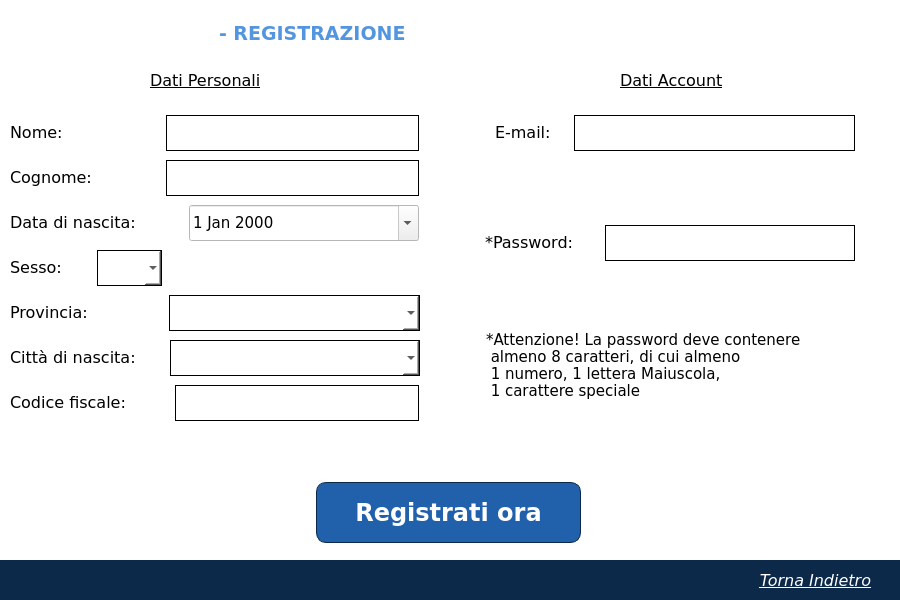
<?xml version="1.0" encoding="UTF-8"?>
<ui version="4.0">
 <class>registrazionePaziente</class>
 <widget class="QWidget" name="registrazionePaziente">
  <property name="geometry">
   <rect>
    <x>0</x>
    <y>0</y>
    <width>900</width>
    <height>600</height>
   </rect>
  </property>
  <property name="minimumSize">
   <size>
    <width>900</width>
    <height>600</height>
   </size>
  </property>
  <property name="maximumSize">
   <size>
    <width>900</width>
    <height>600</height>
   </size>
  </property>
  <property name="palette">
   <palette>
    <active>
     <colorrole role="Base">
      <brush brushstyle="SolidPattern">
       <color alpha="255">
        <red>255</red>
        <green>255</green>
        <blue>255</blue>
       </color>
      </brush>
     </colorrole>
     <colorrole role="Window">
      <brush brushstyle="SolidPattern">
       <color alpha="255">
        <red>255</red>
        <green>255</green>
        <blue>255</blue>
       </color>
      </brush>
     </colorrole>
    </active>
    <inactive>
     <colorrole role="Base">
      <brush brushstyle="SolidPattern">
       <color alpha="255">
        <red>255</red>
        <green>255</green>
        <blue>255</blue>
       </color>
      </brush>
     </colorrole>
     <colorrole role="Window">
      <brush brushstyle="SolidPattern">
       <color alpha="255">
        <red>255</red>
        <green>255</green>
        <blue>255</blue>
       </color>
      </brush>
     </colorrole>
    </inactive>
    <disabled>
     <colorrole role="Base">
      <brush brushstyle="SolidPattern">
       <color alpha="255">
        <red>255</red>
        <green>255</green>
        <blue>255</blue>
       </color>
      </brush>
     </colorrole>
     <colorrole role="Window">
      <brush brushstyle="SolidPattern">
       <color alpha="255">
        <red>255</red>
        <green>255</green>
        <blue>255</blue>
       </color>
      </brush>
     </colorrole>
    </disabled>
   </palette>
  </property>
  <property name="font">
   <font>
    <family>Verdana</family>
    <pointsize>12</pointsize>
    <weight>75</weight>
    <bold>true</bold>
   </font>
  </property>
  <property name="mouseTracking">
   <bool>false</bool>
  </property>
  <property name="windowTitle">
   <string>Clinica Casa Alfredo</string>
  </property>
  <property name="windowIcon">
   <iconset>
    <normaloff>Immagini/logo_casa_alfredo.png</normaloff>Immagini/logo_casa_alfredo.png</iconset>
  </property>
  <widget class="QLabel" name="logo">
   <property name="geometry">
    <rect>
     <x>10</x>
     <y>10</y>
     <width>35</width>
     <height>40</height>
    </rect>
   </property>
   <property name="text">
    <string/>
   </property>
   <property name="pixmap">
    <pixmap>Immagini/logo_casa_alfredo.png</pixmap>
   </property>
   <property name="scaledContents">
    <bool>true</bool>
   </property>
  </widget>
  <widget class="QLabel" name="titolo">
   <property name="geometry">
    <rect>
     <x>50</x>
     <y>14</y>
     <width>160</width>
     <height>32</height>
    </rect>
   </property>
   <property name="text">
    <string/>
   </property>
   <property name="pixmap">
    <pixmap>Immagini/titolo_casa_alfredo.png</pixmap>
   </property>
   <property name="scaledContents">
    <bool>true</bool>
   </property>
  </widget>
  <widget class="QLabel" name="scritta">
   <property name="geometry">
    <rect>
     <x>486</x>
     <y>320</y>
     <width>381</width>
     <height>91</height>
    </rect>
   </property>
   <property name="font">
    <font>
     <pointsize>11</pointsize>
     <weight>50</weight>
     <bold>false</bold>
    </font>
   </property>
   <property name="text">
    <string>*Attenzione! La password deve contenere 
 almeno 8 caratteri, di cui almeno 
 1 numero, 1 lettera Maiuscola, 
 1 carattere speciale</string>
   </property>
  </widget>
  <widget class="QPushButton" name="registrati_button">
   <property name="geometry">
    <rect>
     <x>316</x>
     <y>482</y>
     <width>265</width>
     <height>61</height>
    </rect>
   </property>
   <property name="palette">
    <palette>
     <active>
      <colorrole role="WindowText">
       <brush brushstyle="SolidPattern">
        <color alpha="255">
         <red>255</red>
         <green>255</green>
         <blue>255</blue>
        </color>
       </brush>
      </colorrole>
      <colorrole role="Button">
       <brush brushstyle="SolidPattern">
        <color alpha="255">
         <red>33</red>
         <green>97</green>
         <blue>171</blue>
        </color>
       </brush>
      </colorrole>
      <colorrole role="Text">
       <brush brushstyle="SolidPattern">
        <color alpha="255">
         <red>255</red>
         <green>255</green>
         <blue>255</blue>
        </color>
       </brush>
      </colorrole>
      <colorrole role="ButtonText">
       <brush brushstyle="SolidPattern">
        <color alpha="255">
         <red>255</red>
         <green>255</green>
         <blue>255</blue>
        </color>
       </brush>
      </colorrole>
      <colorrole role="Base">
       <brush brushstyle="SolidPattern">
        <color alpha="255">
         <red>33</red>
         <green>97</green>
         <blue>171</blue>
        </color>
       </brush>
      </colorrole>
      <colorrole role="Window">
       <brush brushstyle="SolidPattern">
        <color alpha="255">
         <red>33</red>
         <green>97</green>
         <blue>171</blue>
        </color>
       </brush>
      </colorrole>
     </active>
     <inactive>
      <colorrole role="WindowText">
       <brush brushstyle="SolidPattern">
        <color alpha="255">
         <red>255</red>
         <green>255</green>
         <blue>255</blue>
        </color>
       </brush>
      </colorrole>
      <colorrole role="Button">
       <brush brushstyle="SolidPattern">
        <color alpha="255">
         <red>33</red>
         <green>97</green>
         <blue>171</blue>
        </color>
       </brush>
      </colorrole>
      <colorrole role="Text">
       <brush brushstyle="SolidPattern">
        <color alpha="255">
         <red>255</red>
         <green>255</green>
         <blue>255</blue>
        </color>
       </brush>
      </colorrole>
      <colorrole role="ButtonText">
       <brush brushstyle="SolidPattern">
        <color alpha="255">
         <red>255</red>
         <green>255</green>
         <blue>255</blue>
        </color>
       </brush>
      </colorrole>
      <colorrole role="Base">
       <brush brushstyle="SolidPattern">
        <color alpha="255">
         <red>33</red>
         <green>97</green>
         <blue>171</blue>
        </color>
       </brush>
      </colorrole>
      <colorrole role="Window">
       <brush brushstyle="SolidPattern">
        <color alpha="255">
         <red>33</red>
         <green>97</green>
         <blue>171</blue>
        </color>
       </brush>
      </colorrole>
     </inactive>
     <disabled>
      <colorrole role="WindowText">
       <brush brushstyle="SolidPattern">
        <color alpha="255">
         <red>255</red>
         <green>255</green>
         <blue>255</blue>
        </color>
       </brush>
      </colorrole>
      <colorrole role="Button">
       <brush brushstyle="SolidPattern">
        <color alpha="255">
         <red>33</red>
         <green>97</green>
         <blue>171</blue>
        </color>
       </brush>
      </colorrole>
      <colorrole role="Text">
       <brush brushstyle="SolidPattern">
        <color alpha="255">
         <red>255</red>
         <green>255</green>
         <blue>255</blue>
        </color>
       </brush>
      </colorrole>
      <colorrole role="ButtonText">
       <brush brushstyle="SolidPattern">
        <color alpha="255">
         <red>255</red>
         <green>255</green>
         <blue>255</blue>
        </color>
       </brush>
      </colorrole>
      <colorrole role="Base">
       <brush brushstyle="SolidPattern">
        <color alpha="255">
         <red>33</red>
         <green>97</green>
         <blue>171</blue>
        </color>
       </brush>
      </colorrole>
      <colorrole role="Window">
       <brush brushstyle="SolidPattern">
        <color alpha="255">
         <red>33</red>
         <green>97</green>
         <blue>171</blue>
        </color>
       </brush>
      </colorrole>
     </disabled>
    </palette>
   </property>
   <property name="font">
    <font>
     <pointsize>18</pointsize>
     <weight>75</weight>
     <bold>true</bold>
    </font>
   </property>
   <property name="cursor">
    <cursorShape>PointingHandCursor</cursorShape>
   </property>
   <property name="styleSheet">
    <string notr="true">QPushButton#registrati_button {
background-color: rgb(33, 97, 171);
border: 1px solid;
border-color: rgb(13, 41, 73);
border-radius: 10px;
color: rgb(255, 255, 255);
}
QPushButton#registrati_button:pressed {
background-color: rgb(13, 41, 73);
border-color: rgb(33, 97, 171);
color: rgb(200, 200, 200);
}</string>
   </property>
   <property name="text">
    <string>Registrati ora</string>
   </property>
  </widget>
  <widget class="QPushButton" name="torna_indietro">
   <property name="geometry">
    <rect>
     <x>730</x>
     <y>565</y>
     <width>171</width>
     <height>31</height>
    </rect>
   </property>
   <property name="palette">
    <palette>
     <active>
      <colorrole role="WindowText">
       <brush brushstyle="SolidPattern">
        <color alpha="255">
         <red>255</red>
         <green>255</green>
         <blue>255</blue>
        </color>
       </brush>
      </colorrole>
      <colorrole role="Button">
       <brush brushstyle="SolidPattern">
        <color alpha="255">
         <red>255</red>
         <green>255</green>
         <blue>255</blue>
        </color>
       </brush>
      </colorrole>
      <colorrole role="Text">
       <brush brushstyle="SolidPattern">
        <color alpha="255">
         <red>255</red>
         <green>255</green>
         <blue>255</blue>
        </color>
       </brush>
      </colorrole>
      <colorrole role="ButtonText">
       <brush brushstyle="SolidPattern">
        <color alpha="255">
         <red>255</red>
         <green>255</green>
         <blue>255</blue>
        </color>
       </brush>
      </colorrole>
      <colorrole role="Base">
       <brush brushstyle="SolidPattern">
        <color alpha="255">
         <red>255</red>
         <green>255</green>
         <blue>255</blue>
        </color>
       </brush>
      </colorrole>
      <colorrole role="Window">
       <brush brushstyle="SolidPattern">
        <color alpha="255">
         <red>255</red>
         <green>255</green>
         <blue>255</blue>
        </color>
       </brush>
      </colorrole>
     </active>
     <inactive>
      <colorrole role="WindowText">
       <brush brushstyle="SolidPattern">
        <color alpha="255">
         <red>255</red>
         <green>255</green>
         <blue>255</blue>
        </color>
       </brush>
      </colorrole>
      <colorrole role="Button">
       <brush brushstyle="SolidPattern">
        <color alpha="255">
         <red>255</red>
         <green>255</green>
         <blue>255</blue>
        </color>
       </brush>
      </colorrole>
      <colorrole role="Text">
       <brush brushstyle="SolidPattern">
        <color alpha="255">
         <red>255</red>
         <green>255</green>
         <blue>255</blue>
        </color>
       </brush>
      </colorrole>
      <colorrole role="ButtonText">
       <brush brushstyle="SolidPattern">
        <color alpha="255">
         <red>255</red>
         <green>255</green>
         <blue>255</blue>
        </color>
       </brush>
      </colorrole>
      <colorrole role="Base">
       <brush brushstyle="SolidPattern">
        <color alpha="255">
         <red>255</red>
         <green>255</green>
         <blue>255</blue>
        </color>
       </brush>
      </colorrole>
      <colorrole role="Window">
       <brush brushstyle="SolidPattern">
        <color alpha="255">
         <red>255</red>
         <green>255</green>
         <blue>255</blue>
        </color>
       </brush>
      </colorrole>
     </inactive>
     <disabled>
      <colorrole role="WindowText">
       <brush brushstyle="SolidPattern">
        <color alpha="255">
         <red>255</red>
         <green>255</green>
         <blue>255</blue>
        </color>
       </brush>
      </colorrole>
      <colorrole role="Button">
       <brush brushstyle="SolidPattern">
        <color alpha="255">
         <red>255</red>
         <green>255</green>
         <blue>255</blue>
        </color>
       </brush>
      </colorrole>
      <colorrole role="Text">
       <brush brushstyle="SolidPattern">
        <color alpha="255">
         <red>255</red>
         <green>255</green>
         <blue>255</blue>
        </color>
       </brush>
      </colorrole>
      <colorrole role="ButtonText">
       <brush brushstyle="SolidPattern">
        <color alpha="255">
         <red>255</red>
         <green>255</green>
         <blue>255</blue>
        </color>
       </brush>
      </colorrole>
      <colorrole role="Base">
       <brush brushstyle="SolidPattern">
        <color alpha="255">
         <red>255</red>
         <green>255</green>
         <blue>255</blue>
        </color>
       </brush>
      </colorrole>
      <colorrole role="Window">
       <brush brushstyle="SolidPattern">
        <color alpha="255">
         <red>255</red>
         <green>255</green>
         <blue>255</blue>
        </color>
       </brush>
      </colorrole>
     </disabled>
    </palette>
   </property>
   <property name="font">
    <font>
     <pointsize>12</pointsize>
     <weight>50</weight>
     <italic>true</italic>
     <bold>false</bold>
     <underline>true</underline>
    </font>
   </property>
   <property name="cursor">
    <cursorShape>PointingHandCursor</cursorShape>
   </property>
   <property name="styleSheet">
    <string notr="true">QPushButton#torna_indietro {
color: rgb(255, 255, 255);
}

QPushButton#torna_indietro:pressed {
background-color: rgb(0, 0, 0, 0);
color: rgb(200, 200, 200);
}</string>
   </property>
   <property name="text">
    <string>Torna Indietro</string>
   </property>
   <property name="flat">
    <bool>true</bool>
   </property>
  </widget>
  <widget class="QLabel" name="banner">
   <property name="geometry">
    <rect>
     <x>0</x>
     <y>560</y>
     <width>901</width>
     <height>41</height>
    </rect>
   </property>
   <property name="styleSheet">
    <string notr="true">background-color: rgb(13, 41, 73);</string>
   </property>
   <property name="text">
    <string/>
   </property>
  </widget>
  <widget class="QLineEdit" name="nome_line_edit">
   <property name="geometry">
    <rect>
     <x>166</x>
     <y>115</y>
     <width>253</width>
     <height>36</height>
    </rect>
   </property>
   <property name="font">
    <font>
     <family>Verdana</family>
     <pointsize>11</pointsize>
     <weight>50</weight>
     <bold>false</bold>
    </font>
   </property>
   <property name="styleSheet">
    <string notr="true">QLineEdit#nome_line_edit {
border: 1px solid;
padding-left: 8px;
padding-right: 8px;
}</string>
   </property>
   <property name="placeholderText">
    <string/>
   </property>
  </widget>
  <widget class="QLineEdit" name="password_line_edit">
   <property name="geometry">
    <rect>
     <x>605</x>
     <y>225</y>
     <width>250</width>
     <height>36</height>
    </rect>
   </property>
   <property name="font">
    <font>
     <family>Verdana</family>
     <pointsize>11</pointsize>
     <weight>50</weight>
     <bold>false</bold>
    </font>
   </property>
   <property name="styleSheet">
    <string notr="true">QLineEdit#password_line_edit {
border: 1px solid;
padding-left: 8px;
padding-right: 8px;
}</string>
   </property>
   <property name="echoMode">
    <enum>QLineEdit::Password</enum>
   </property>
   <property name="placeholderText">
    <string/>
   </property>
  </widget>
  <widget class="QPushButton" name="occhiello_button">
   <property name="geometry">
    <rect>
     <x>855</x>
     <y>225</y>
     <width>40</width>
     <height>40</height>
    </rect>
   </property>
   <property name="styleSheet">
    <string notr="true">QPushButton#occhiello_button:pressed {
background-color: rgb(0, 0, 0, 0);
}</string>
   </property>
   <property name="text">
    <string/>
   </property>
   <property name="icon">
    <iconset>
     <normaloff>Immagini/occhiello_barrato_password.png</normaloff>Immagini/occhiello_barrato_password.png</iconset>
   </property>
   <property name="iconSize">
    <size>
     <width>30</width>
     <height>30</height>
    </size>
   </property>
   <property name="flat">
    <bool>true</bool>
   </property>
  </widget>
  <widget class="QLabel" name="registrazione">
   <property name="geometry">
    <rect>
     <x>219</x>
     <y>17</y>
     <width>240</width>
     <height>32</height>
    </rect>
   </property>
   <property name="font">
    <font>
     <family>Verdana</family>
     <pointsize>14</pointsize>
     <weight>75</weight>
     <bold>true</bold>
    </font>
   </property>
   <property name="styleSheet">
    <string notr="true">color: rgb(84, 149, 223);</string>
   </property>
   <property name="text">
    <string>- REGISTRAZIONE</string>
   </property>
  </widget>
  <widget class="QLabel" name="dati_personali">
   <property name="geometry">
    <rect>
     <x>150</x>
     <y>70</y>
     <width>141</width>
     <height>21</height>
    </rect>
   </property>
   <property name="font">
    <font>
     <weight>50</weight>
     <bold>false</bold>
     <underline>true</underline>
    </font>
   </property>
   <property name="text">
    <string>Dati Personali</string>
   </property>
  </widget>
  <widget class="QLabel" name="nome">
   <property name="geometry">
    <rect>
     <x>10</x>
     <y>120</y>
     <width>66</width>
     <height>25</height>
    </rect>
   </property>
   <property name="font">
    <font>
     <weight>50</weight>
     <bold>false</bold>
     <underline>false</underline>
    </font>
   </property>
   <property name="text">
    <string>Nome:</string>
   </property>
  </widget>
  <widget class="QLabel" name="cognome">
   <property name="geometry">
    <rect>
     <x>10</x>
     <y>165</y>
     <width>103</width>
     <height>25</height>
    </rect>
   </property>
   <property name="font">
    <font>
     <weight>50</weight>
     <bold>false</bold>
     <underline>false</underline>
    </font>
   </property>
   <property name="text">
    <string>Cognome:</string>
   </property>
  </widget>
  <widget class="QLabel" name="sesso">
   <property name="geometry">
    <rect>
     <x>10</x>
     <y>255</y>
     <width>67</width>
     <height>25</height>
    </rect>
   </property>
   <property name="font">
    <font>
     <weight>50</weight>
     <bold>false</bold>
     <underline>false</underline>
    </font>
   </property>
   <property name="text">
    <string>Sesso:</string>
   </property>
  </widget>
  <widget class="QLabel" name="citta_di_nascita">
   <property name="geometry">
    <rect>
     <x>10</x>
     <y>345</y>
     <width>160</width>
     <height>25</height>
    </rect>
   </property>
   <property name="font">
    <font>
     <weight>50</weight>
     <bold>false</bold>
     <underline>false</underline>
    </font>
   </property>
   <property name="text">
    <string>Città di nascita:</string>
   </property>
  </widget>
  <widget class="QLabel" name="provincia">
   <property name="geometry">
    <rect>
     <x>10</x>
     <y>300</y>
     <width>101</width>
     <height>25</height>
    </rect>
   </property>
   <property name="font">
    <font>
     <weight>50</weight>
     <bold>false</bold>
     <underline>false</underline>
    </font>
   </property>
   <property name="text">
    <string>Provincia:</string>
   </property>
  </widget>
  <widget class="QLabel" name="data_di_nascita">
   <property name="geometry">
    <rect>
     <x>10</x>
     <y>210</y>
     <width>160</width>
     <height>25</height>
    </rect>
   </property>
   <property name="font">
    <font>
     <weight>50</weight>
     <bold>false</bold>
     <underline>false</underline>
    </font>
   </property>
   <property name="text">
    <string>Data di nascita:</string>
   </property>
  </widget>
  <widget class="QLabel" name="codice_fiscale">
   <property name="geometry">
    <rect>
     <x>10</x>
     <y>390</y>
     <width>145</width>
     <height>25</height>
    </rect>
   </property>
   <property name="font">
    <font>
     <weight>50</weight>
     <bold>false</bold>
     <underline>false</underline>
    </font>
   </property>
   <property name="text">
    <string>Codice fiscale:</string>
   </property>
  </widget>
  <widget class="QLineEdit" name="cognome_line_edit">
   <property name="geometry">
    <rect>
     <x>166</x>
     <y>160</y>
     <width>253</width>
     <height>36</height>
    </rect>
   </property>
   <property name="font">
    <font>
     <family>Verdana</family>
     <pointsize>11</pointsize>
     <weight>50</weight>
     <bold>false</bold>
    </font>
   </property>
   <property name="styleSheet">
    <string notr="true">QLineEdit#cognome_line_edit {
border: 1px solid;
padding-left: 8px;
padding-right: 8px;
}</string>
   </property>
   <property name="placeholderText">
    <string/>
   </property>
  </widget>
  <widget class="QLineEdit" name="codice_fiscale_line_edit">
   <property name="geometry">
    <rect>
     <x>175</x>
     <y>385</y>
     <width>244</width>
     <height>36</height>
    </rect>
   </property>
   <property name="font">
    <font>
     <family>Verdana</family>
     <pointsize>11</pointsize>
     <weight>50</weight>
     <bold>false</bold>
    </font>
   </property>
   <property name="styleSheet">
    <string notr="true">QLineEdit#codice_fiscale_line_edit {
border: 1px solid;
padding-left: 8px;
padding-right: 8px;
}</string>
   </property>
   <property name="placeholderText">
    <string/>
   </property>
  </widget>
  <widget class="QComboBox" name="sesso_combo_box">
   <property name="geometry">
    <rect>
     <x>97</x>
     <y>250</y>
     <width>65</width>
     <height>36</height>
    </rect>
   </property>
   <property name="font">
    <font>
     <family>Verdana</family>
     <pointsize>11</pointsize>
     <weight>50</weight>
     <bold>false</bold>
    </font>
   </property>
   <property name="styleSheet">
    <string notr="true">background-color: rgb(255, 255, 255);
border: 1px solid;</string>
   </property>
  </widget>
  <widget class="QComboBox" name="citta_di_nascita_combo_box">
   <property name="geometry">
    <rect>
     <x>170</x>
     <y>340</y>
     <width>250</width>
     <height>36</height>
    </rect>
   </property>
   <property name="font">
    <font>
     <family>Verdana</family>
     <pointsize>11</pointsize>
    </font>
   </property>
   <property name="styleSheet">
    <string notr="true">background-color: rgb(255, 255, 255);
border: 1px solid;</string>
   </property>
   <property name="editable">
    <bool>false</bool>
   </property>
   <property name="iconSize">
    <size>
     <width>20</width>
     <height>20</height>
    </size>
   </property>
   <property name="frame">
    <bool>true</bool>
   </property>
   <property name="modelColumn">
    <number>0</number>
   </property>
  </widget>
  <widget class="QComboBox" name="provincia_combo_box">
   <property name="geometry">
    <rect>
     <x>169</x>
     <y>295</y>
     <width>251</width>
     <height>36</height>
    </rect>
   </property>
   <property name="font">
    <font>
     <family>Verdana</family>
     <pointsize>11</pointsize>
     <weight>50</weight>
     <bold>false</bold>
    </font>
   </property>
   <property name="styleSheet">
    <string notr="true">background-color: rgb(255, 255, 255);
border: 1px solid;</string>
   </property>
  </widget>
  <widget class="QDateEdit" name="data_di_nascita_date_edit">
   <property name="geometry">
    <rect>
     <x>189</x>
     <y>205</y>
     <width>230</width>
     <height>36</height>
    </rect>
   </property>
   <property name="font">
    <font>
     <pointsize>11</pointsize>
     <weight>50</weight>
     <bold>false</bold>
    </font>
   </property>
   <property name="calendarPopup">
    <bool>true</bool>
   </property>
   <property name="currentSectionIndex">
    <number>0</number>
   </property>
  </widget>
  <widget class="QLabel" name="email">
   <property name="geometry">
    <rect>
     <x>495</x>
     <y>120</y>
     <width>71</width>
     <height>25</height>
    </rect>
   </property>
   <property name="font">
    <font>
     <weight>50</weight>
     <bold>false</bold>
    </font>
   </property>
   <property name="text">
    <string>E-mail:</string>
   </property>
  </widget>
  <widget class="QLabel" name="password">
   <property name="geometry">
    <rect>
     <x>485</x>
     <y>230</y>
     <width>113</width>
     <height>25</height>
    </rect>
   </property>
   <property name="font">
    <font>
     <weight>50</weight>
     <bold>false</bold>
    </font>
   </property>
   <property name="text">
    <string>*Password:</string>
   </property>
  </widget>
  <widget class="QLineEdit" name="email_line_edit">
   <property name="geometry">
    <rect>
     <x>574</x>
     <y>115</y>
     <width>281</width>
     <height>36</height>
    </rect>
   </property>
   <property name="font">
    <font>
     <family>Verdana</family>
     <pointsize>11</pointsize>
     <weight>50</weight>
     <bold>false</bold>
    </font>
   </property>
   <property name="styleSheet">
    <string notr="true">QLineEdit#email_line_edit {
border: 1px solid;
padding-left: 8px;
padding-right: 8px;
}</string>
   </property>
   <property name="echoMode">
    <enum>QLineEdit::Normal</enum>
   </property>
   <property name="placeholderText">
    <string/>
   </property>
  </widget>
  <widget class="QLabel" name="dati_account">
   <property name="geometry">
    <rect>
     <x>620</x>
     <y>70</y>
     <width>141</width>
     <height>21</height>
    </rect>
   </property>
   <property name="font">
    <font>
     <weight>50</weight>
     <bold>false</bold>
     <underline>true</underline>
    </font>
   </property>
   <property name="text">
    <string>Dati Account</string>
   </property>
  </widget>
  <zorder>logo</zorder>
  <zorder>titolo</zorder>
  <zorder>scritta</zorder>
  <zorder>registrati_button</zorder>
  <zorder>banner</zorder>
  <zorder>torna_indietro</zorder>
  <zorder>nome_line_edit</zorder>
  <zorder>password_line_edit</zorder>
  <zorder>occhiello_button</zorder>
  <zorder>registrazione</zorder>
  <zorder>dati_personali</zorder>
  <zorder>nome</zorder>
  <zorder>cognome</zorder>
  <zorder>sesso</zorder>
  <zorder>citta_di_nascita</zorder>
  <zorder>provincia</zorder>
  <zorder>data_di_nascita</zorder>
  <zorder>codice_fiscale</zorder>
  <zorder>cognome_line_edit</zorder>
  <zorder>codice_fiscale_line_edit</zorder>
  <zorder>sesso_combo_box</zorder>
  <zorder>citta_di_nascita_combo_box</zorder>
  <zorder>provincia_combo_box</zorder>
  <zorder>data_di_nascita_date_edit</zorder>
  <zorder>email</zorder>
  <zorder>password</zorder>
  <zorder>email_line_edit</zorder>
  <zorder>dati_account</zorder>
 </widget>
 <resources/>
 <connections/>
</ui>
